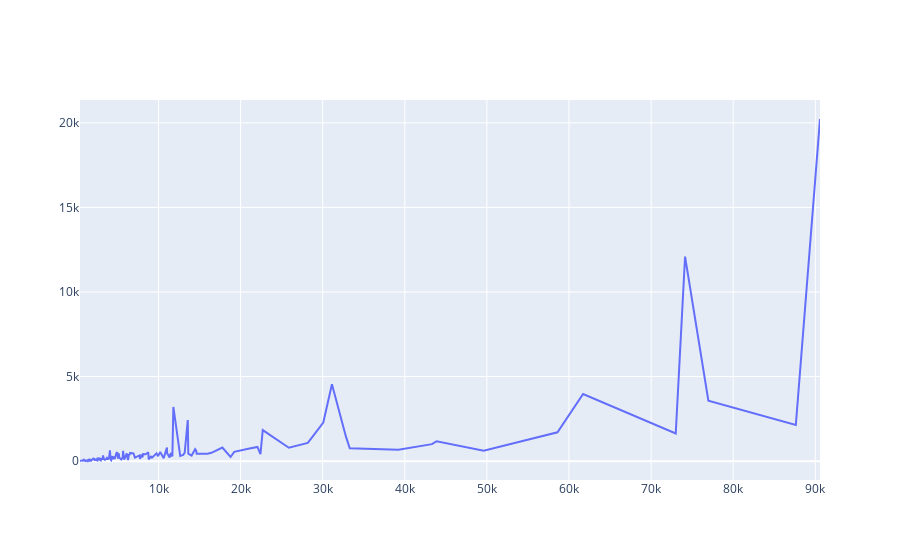

Notebook code for this chart:
### Code cell
fig = go.Figure()
fig.add_trace(
    go.Scatter(
        x=df.popsize,
        y=df.inflow,
    )
)

### Figure 1 — Plotly figure (JSON) as saved in the notebook; plotly's stock layout.template omitted (floating-point values rounded to 4 significant figures; data arrays with more than 128 entries replaced by an {"elided": "..."} marker saying what was removed)
{"data": [{"type": "scatter", "x": {"elided": "187 int values"}, "y": {"elided": "187 int values"}}], "layout": {}}
